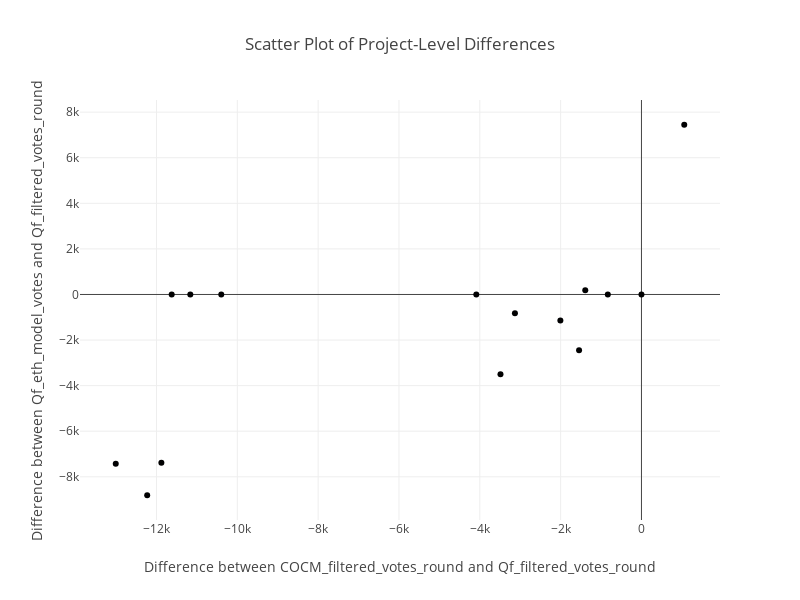

The code cell stored with this chart in its notebook:
### Code cell
import plotly.graph_objects as go

def create_scatter_plot(df, strategy1, strategy2, baseline):
    # Filter the dataframe to include only the required strategies
    df_filtered = df[df['Strategy'].isin([strategy1, strategy2, baseline])]
    
    # Pivot the data to have strategies as columns and projects as rows
    df_pivot = df_filtered.pivot(index='Project', columns='Strategy', values='Matching Amount')
    
    # Calculate the project-level differences
    df_pivot[f'{strategy1}_diff'] = df_pivot[strategy1] - df_pivot[baseline]
    df_pivot[f'{strategy2}_diff'] = df_pivot[strategy2] - df_pivot[baseline]
    
    # Create the scatter plot with x-axis log scale
    fig = go.Figure(data=go.Scatter(
        x=df_pivot[f'{strategy1}_diff'],
        y=df_pivot[f'{strategy2}_diff'],
        mode='markers',
        text=df_pivot.index,
        hoverinfo='text+x+y'
    ))
    
    fig.update_layout(
        title=f"Scatter Plot of Project-Level Differences",
        xaxis_title=f"Difference between {strategy1} and {baseline}",
        yaxis_title=f"Difference between {strategy2} and {baseline}",
        #xaxis_type="log",  # Set x-axis to log scale
        font=dict(size=12),
        height=600,
        width=800
    )
    
    return fig

# Example usage
strategy1 = 'COCM_filtered_votes_round'
strategy2 = 'Qf_eth_model_votes'
baseline = 'Qf_filtered_votes_round'

scatter_plot = create_scatter_plot(matching_df, strategy1, strategy2, baseline)
scatter_plot.show()

### Figure 1 — Plotly figure (JSON) as saved in the notebook; plotly's stock layout.template omitted (floating-point values rounded to 4 significant figures)
{"data": [{"hoverinfo": "text+x+y", "mode": "markers", "text": ["Alpha Insiders", "Biteye", "Castle Capital", "EtherDrops Bot", "EtherScore", "Giveth", "Hypercerts Foundation", "Metopia", "Olimpio Education", "Onlyfun", "Revoke All", "Trustalabs", "Week in Ethereum News", "Wizard Bridge EVM", "ZachXBT"], "type": "scatter", "x": [-11160.0, -3131.0, -2006.0, -11880.0, -832.9, 1059.0, -10400.0, -13010.0, -11620.0, -3488.0, -1544.0, 0, -1390.0, -12230.0, -4087.0], "y": [0, -820.8, -1143.0, -7380.0, 0, 7448.0, 0, -7425.0, 0, -3498.0, -2448.0, 0, 186.7, -8810.0, 0]}], "layout": {"font": {"size": 12}, "height": 600, "title": {"text": "Scatter Plot of Project-Level Differences"}, "width": 800, "xaxis": {"title": {"text": "Difference between COCM_filtered_votes_round and Qf_filtered_votes_round"}}, "yaxis": {"title": {"text": "Difference between Qf_eth_model_votes and Qf_filtered_votes_round"}}}}
